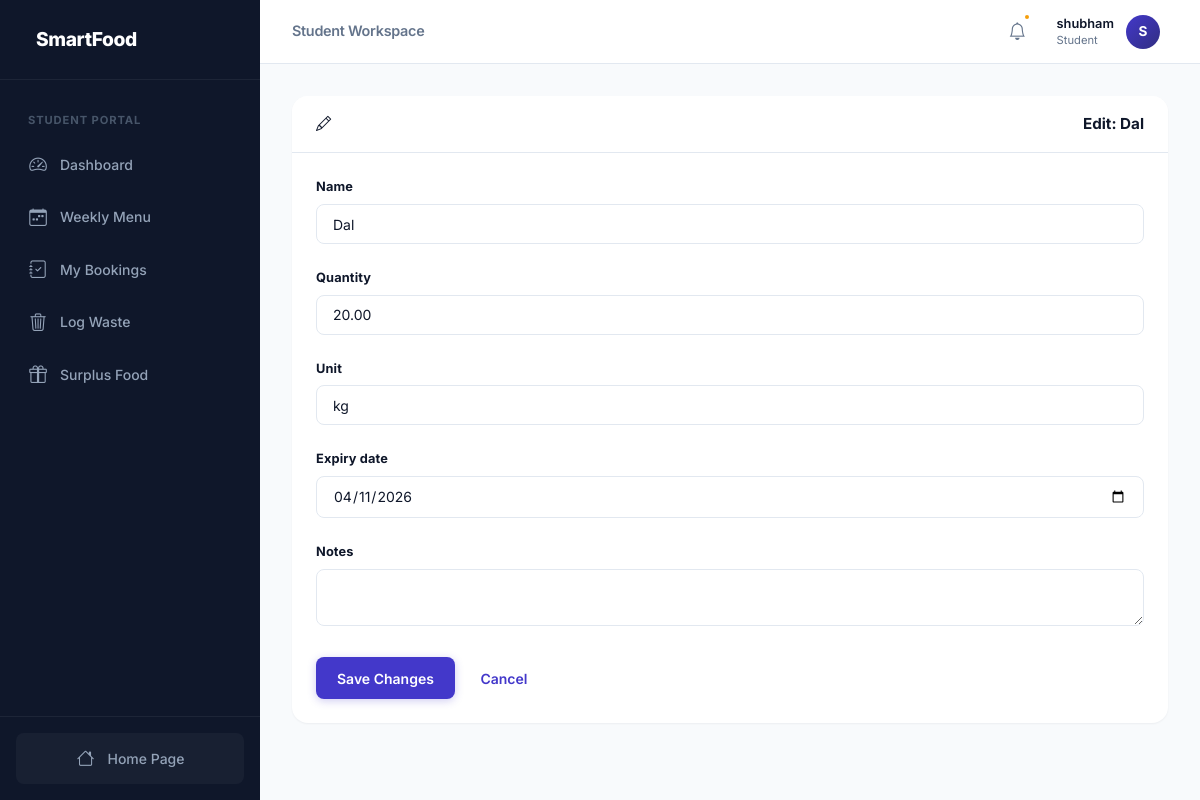
The app's page /inventory/edit/2/ (signed in) with its own data.
### users/models.py (models this page shows, shortened)
class UserProfile(models.Model):
    user = models.OneToOneField(User, on_delete=models.CASCADE, related_name='profile')
    role = models.CharField(max_length=20, choices=ROLE_CHOICES, default='pending')
    phone = models.CharField(max_length=15, blank=True)
    organization = models.CharField(max_length=100, blank=True, help_text="For NGO users")
    food_provider = models.ForeignKey(
        FoodProvider, on_delete=models.SET_NULL, null=True, blank=True,
        related_name='members', help_text="Food Provider this user belongs to"
    )
    def is_student(self):
        return self.role == 'student'
    def is_provider(self):
        return self.role in ['canteen', 'hostel', 'mess', 'hotel', 'restaurant', 'temple']

### inventory/models.py (models this page shows, shortened)
class FoodItem(models.Model):
    name = models.CharField(max_length=200)
    quantity = models.DecimalField(max_digits=10, decimal_places=2)
    unit = models.CharField(max_length=50, default='kg')
    expiry_date = models.DateField()
    added_on = models.DateField(auto_now_add=True)
    notes = models.TextField(blank=True)
    food_provider = models.ForeignKey(
        FoodProvider, on_delete=models.SET_NULL, null=True, blank=True,
        related_name='inventory_items'
    )

### inventory/views.py (the view)
# urls.py: path('edit/<int:item_id>/', views.edit_item, name='edit_inventory_item'),
@login_required
def edit_item(request, item_id):
    item = get_object_or_404(FoodItem, id=item_id)
    if request.method == 'POST':
        form = FoodItemForm(request.POST, instance=item)
        if form.is_valid():
            form.save()
            messages.success(request, 'Item updated successfully.')
            return redirect('inventory_list')
    else:
        form = FoodItemForm(instance=item)
    return render(request, 'inventory/edit_item.html', {'form': form, 'item': item})

### inventory/forms.py
class FoodItemForm(forms.ModelForm):
    class Meta:
        model = FoodItem
        fields = ['name', 'quantity', 'unit', 'expiry_date', 'notes']
        widgets = {
            'name': forms.TextInput(attrs={'class': 'form-control', 'placeholder': 'e.g., Rice, Vegetables'}),
            'quantity': forms.NumberInput(attrs={'class': 'form-control', 'step': '0.01'}),
            'unit': forms.TextInput(attrs={'class': 'form-control', 'placeholder': 'e.g., kg, liters'}),
            'expiry_date': forms.DateInput(attrs={'type': 'date', 'class': 'form-control'}),
            'notes': forms.Textarea(attrs={'class': 'form-control', 'rows': 2}),
        }

### users/context_processors.py (called while the page is built)
def get_target_date(now):
    current_hour = now.hour
    is_open = (current_hour >= 20 or current_hour < 7)
    if current_hour >= 20:
        return now.date() + timedelta(days=1), is_open
    else:
        return now.date(), is_open

### templates/inventory/edit_item.html (shortened to what this page needs)
{% extends 'base.html' %}
{% block content %}
<div class="grid-2 justify-content-center">
    <div >
        <div class="modern-card border-0">
            <div class="card-header fw-bold">
                <i class="bi bi-pencil me-2"></i>Edit: {{ item.name }}
            </div>
            <div class="card-body">
                <form method="post">
                    {% for field in form %}
                    <div class="mb-4">
                        <label class="form-label fw-bold">{{ field.label }}</label>
                        {{ field }}
                    </div>
                    {% endfor %}
                    <div class="d-flex gap-2">
                        <button type="submit" class="btn btn-primary">Save Changes</button>
                        <a href="/inventory/" class="btn btn-outline-secondary">Cancel</a>
                    </div>
                </form>
            </div>
        </div>
    </div>
</div>
{% endblock %}

### templates/base.html (shortened to what this page needs)
<!DOCTYPE html>
<html lang="en">
<head>
    {% load static %}
    <link href="https://cdn.jsdelivr.net/npm/bootstrap-icons@1.11.0/font/bootstrap-icons.css" rel="stylesheet">
    <link href="{% static 'css/style.css' %}" rel="stylesheet">
</head>
<body>
    {% if user.is_authenticated %}
    <div class="dashboard-layout">
        <aside class="dashboard-sidebar" id="sidebar">
            <div class="sidebar-header">
                 SmartFood
            </div>
            <nav class="sidebar-nav">
                {% if user.profile.role == 'admin' or user.is_superuser %}
                    <div class="sidebar-section-label">Admin Controls</div>
                    <a class="sidebar-link" href="{% url 'dashboard' %}"><i class="bi bi-grid"></i> Overview</a>
                    <a class="sidebar-link" href="{% url 'inventory_list' %}"><i class="bi bi-box-seam"></i> Inventory</a>
                    <a class="sidebar-link" href="{% url 'waste_list' %}"><i class="bi bi-trash"></i> Waste Logs</a>
                    <a class="sidebar-link" href="{% url 'surplus_list' %}"><i class="bi bi-gift"></i> Surplus Food</a>
                {% elif user.profile.role == 'ngo' %}
                    <div class="sidebar-section-label">NGO Portal</div>
                    <a class="sidebar-link" href="{% url 'ngo_dashboard' %}"><i class="bi bi-grid"></i> Dashboard</a>
                    <a class="sidebar-link" href="{% url 'surplus_list' %}"><i class="bi bi-heart"></i> Available Surplus</a>
                {% else %}
                    <div class="sidebar-section-label">Student Portal</div>
                    <a href="{% url 'student_dashboard' %}" class="sidebar-link">
                        <i class="bi bi-speedometer2"></i> Dashboard
                    </a>
                    <a href="{% url 'meal_menu' %}" class="sidebar-link">
                        <i class="bi bi-calendar-week"></i> Weekly Menu
                    </a>
                    <a href="{% url 'my_bookings' %}" class="sidebar-link">
                        <i class="bi bi-journal-check"></i> My Bookings
                    </a>
                    <a href="{% url 'log_waste' %}" class="sidebar-link">
                        <i class="bi bi-trash3"></i> Log Waste
                    </a>
                    <a href="{% url 'surplus_list' %}" class="sidebar-link">
                        <i class="bi bi-gift"></i> Surplus Food
                    </a>
                {% endif %}
            </nav>
            <div class="sidebar-footer">
                <a class="sidebar-link" href="{% url 'home' %}">
                    <i class="bi bi-house"></i> Home Page
                </a>
            </div>
        </aside>
        <main class="dashboard-main">
            <header class="dashboard-header">
                <div class="flex-center gap-2">
                    <h5 class="header-title">{{ user.profile.get_role_display|default:"Student" }} Workspace</h5>
                </div>
                <div class="flex-center gap-3">
                    <div class="notification-bell" id="notification-trigger">
                        <i class="bi bi-bell fs-5"></i>
                        {% if unread_notifications_count > 0 %}
                        <span class="notification-dot"></span>
                        {% endif %}
                    </div>
                    <div class="header-profile" id="profile-trigger">
                        <div class="flex-column align-items-end" style="line-height: 1.3;">
                            <span class="fw-semibold small text-dark">{{ user.username }}</span>
                            <span class="text-muted" style="font-size: 0.7rem; text-transform: capitalize;">{{ user.profile.get_role_display|default:"Student" }}</span>
                        </div>
                        <div class="profile-avatar">
                            {{ user.username|make_list|first|upper }}
                        </div>
                    </div>
                </div>
            </header>
    {% endif %}
    <div class="{% if user.is_authenticated %}dashboard-content{% else %}app-container mt-4{% endif %}">
        {% block content %}{% endblock %}
    </div>
    {% if user.is_authenticated %}
            </main>
        </div>
    {% endif %}
</body>
</html>

### records on screen
FoodItem: name "Dal", form "Dal" "20.00" "kg" "04/11/2026"

### other values on screen
{{ user.profile.get_role_display|default:"Student" }} "Student"
{{ user.username }} "shubham"
{{ user.username|make_list|first|upper }} "S"
{{ field.label }} "Name" "Quantity" "Unit" "Expiry date" "Notes"
